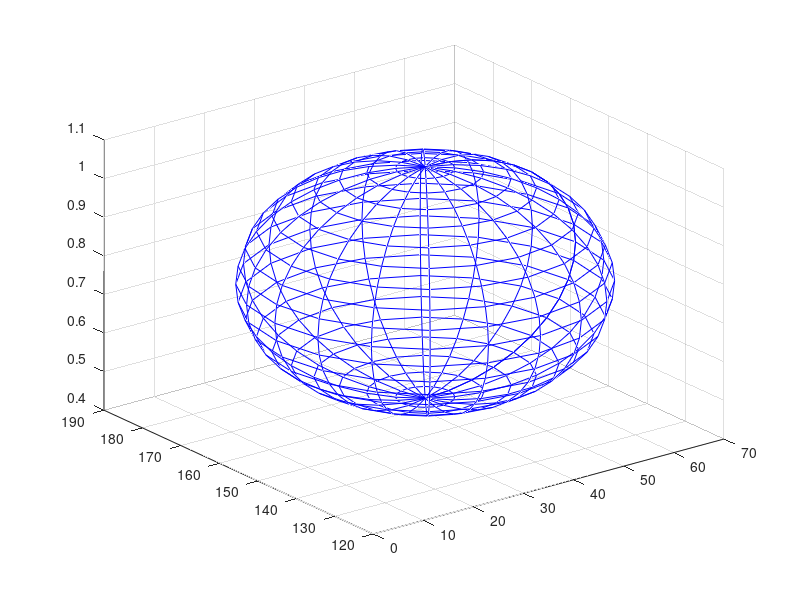

MATLAB code for this plot:
% 添加 基地环境

%% demo.jpg  （山地——通道）
% 基地
plot3(122,92,0.3,'v','Color','r','MarkerSize',10,'MarkerFaceColor','#FFFFD9')
plot3(22,158,0.6,'v','Color','b','MarkerSize',10,'MarkerFaceColor','#D9FFFF')

% 地标 环境

% 电磁 环境
[Xsp,Ysp,Zsp] = sphere;

plot3(134,92,0.560784,'x','Color','r','MarkerSize',10)
plot3(38,156,0.752941,'x','Color','b','MarkerSize',10)

mesh(Xsp*30+134,Ysp*30+92,Zsp*0.3+0.560784,"EdgeColor","r")
hidden off
mesh(Xsp*30+38,Ysp*30+156,Zsp*0.3+0.752941,"EdgeColor","b")
hidden off

% 